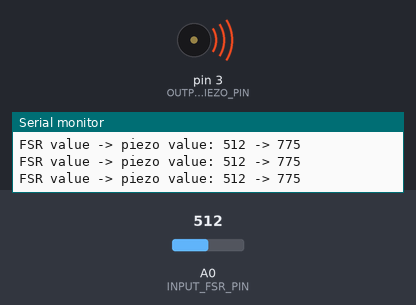
Bench run of a sketch on a simulated Arduino Uno, built with avr-gcc and run on an emulated ATmega328P. Parts: buzzer (waves = sounding), the last lines printed to the serial monitor. The test bench sets the inputs (shaded band); at power-on: A0 (INPUT_FSR_PIN) = 512.

Above: at 1.2 s.
1.3 s: A0 (INPUT_FSR_PIN) set to 0
At 1.8 s:
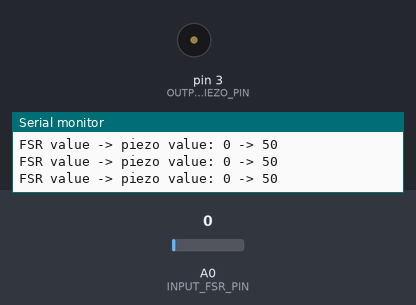
2.8 s: A0 (INPUT_FSR_PIN) set to 1023
At 4.2 s:
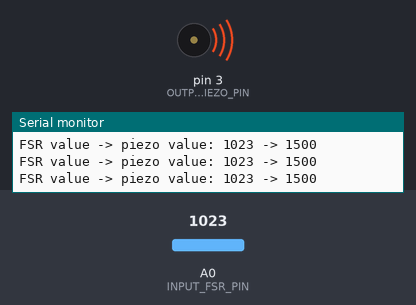
Timing chart, 0 to 5.8 s (numbered marks = the images above; inputs shaded):
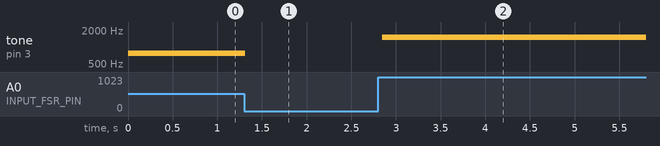

Measured:
- after the input at 1.3 s, tone on pin 3 (OUTPUT_PIEZO_PIN): 775 Hz → silent at once
- after the input at 2.8 s, tone on pin 3 (OUTPUT_PIEZO_PIN): silent → 1500 Hz after 0.05 s

The sketch:

FSRJediForce.ino
```cpp
const int INPUT_FSR_PIN = A0;
const int OUTPUT_PIEZO_PIN = 3;
const int DELAY = 30;
const int BAUD_RATE = 9600;


void setup() {
  // set up input and output pins
  pinMode(INPUT_FSR_PIN, INPUT);
  pinMode(OUTPUT_PIEZO_PIN, OUTPUT);
  Serial.begin(BAUD_RATE); // for printing
}

void loop() {
  int fsrValue = analogRead(INPUT_FSR_PIN); // returns 0-1023 (bc 10 bit ADC)
  int piezoOutputValue = map(fsrValue, 0, 1023, 50, 1500); // convert from 0-1023 range to 50- 1500 range
  // print out the mapping of value from FSR input to piezo output
  Serial.print("FSR value -> piezo value: ");
  Serial.print(fsrValue);
  Serial.print(" -> ");
  Serial.println(piezoOutputValue);
  // if FSR is not being pressed (fsrValue is zero),
  // then don't make a noise, otherwise have the piezo
  // output the corresponding tone
  if (fsrValue == 0) {
    noTone(OUTPUT_PIEZO_PIN);
  } else {
    tone(OUTPUT_PIEZO_PIN, piezoOutputValue);
  }
  delay(DELAY); // delay
}
```

Blinker.cpp
```cpp
#include "Blinker.h"

/**
* This Blinker constructor takes parameters pin and blinkInterval,
* pin specifies the output pin, and blinkInterval specifies the time
* in between each blink of the LED
*/
Blinker::Blinker(const int pin, const unsigned long blinkInterval) :
  _pin(pin), _interval(blinkInterval) // initialize const like this in C++
{
  _state = LOW;
  _prevTime = 0;
  pinMode(_pin, OUTPUT);
}

/**
* Calculates whether to toggle output state based on the set interval
* Call this function once per loop()
*/
void Blinker::update() {
  unsigned long currentTime = millis();

  if (currentTime - _prevTime >= _interval) {
    _prevTime = currentTime;
    _state = !_state;
    digitalWrite(_pin, _state);
  }
}
```

Blinker.h
```cpp
/**
 * This class toggles output between HIGH and LOW for a given pin
 * based on the provided "blink" interval
 *
 * Usage:
 *  Blinker _ledBlinker(3, 200); // blinks Pin 3 on/off every 200 ms
 *
 *  loop(){
 *    _ledBlinker.update();
 *  }
 */

#include <Arduino.h>

class Blinker{

  private:
    const int _pin;                 // output pin
    const unsigned long _interval;  // blink interval in ms

    int _state;                     // current state (either HIGH OR LOW)
    unsigned long _prevTime;        // last state toggle in ms

  public:
    Blinker(const int pin, const unsigned long blinkInterval);
    void update();
};
```
